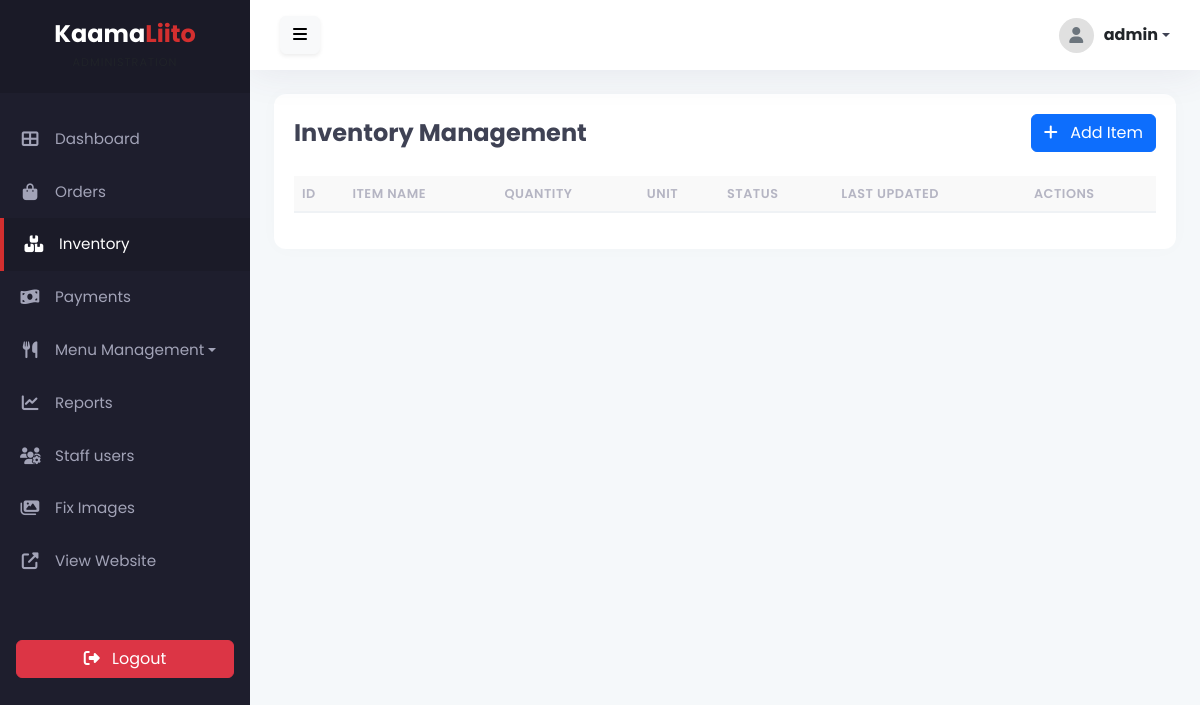
The page /admin/inventory.php (signed in) on the database as committed earlier.
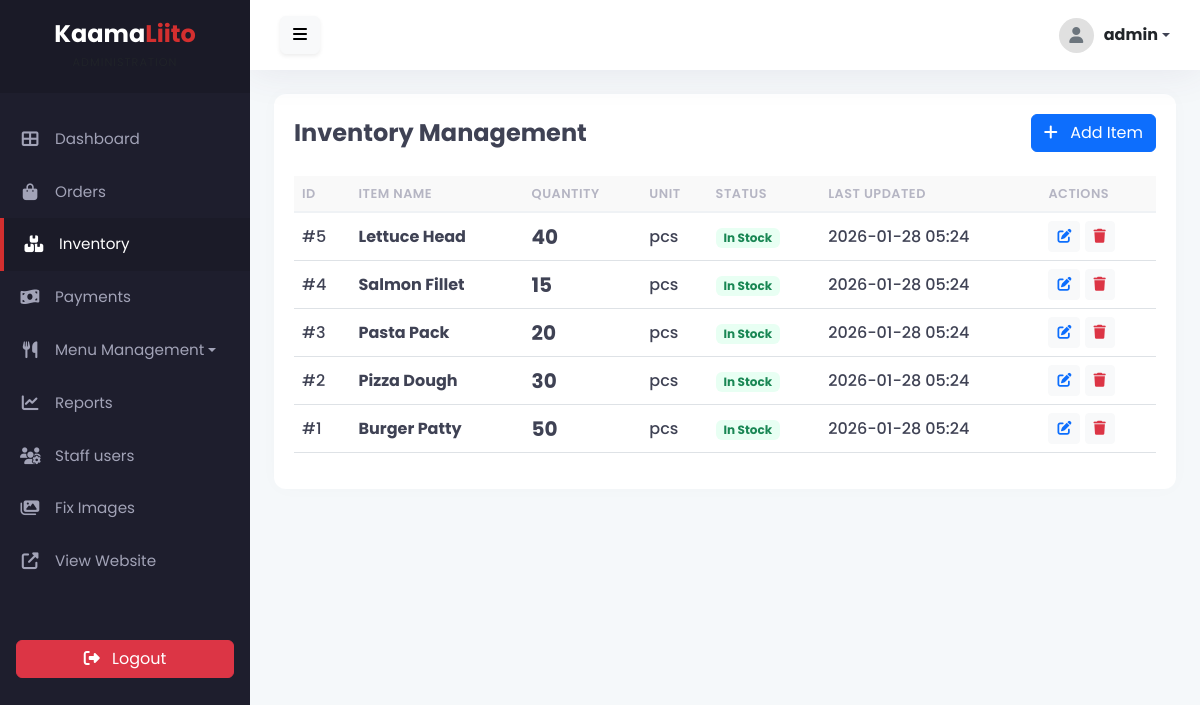
The same page on the database as committed later.
### tables this page shows
CREATE TABLE IF NOT EXISTS `inventory` (
  `id` int(11) NOT NULL AUTO_INCREMENT,
  `item_name` varchar(100) NOT NULL,
  `quantity` int(11) NOT NULL DEFAULT 0,
  `unit` varchar(20) NOT NULL DEFAULT 'pcs',  
  `min_threshold` int(11) NOT NULL DEFAULT 5,  
  `last_updated` timestamp NOT NULL DEFAULT current_timestamp() ON UPDATE current_timestamp(),
  PRIMARY KEY (`id`)
);

### admin/inventory.php (the view, shortened to what this page needs)
<?php
include("includes/header.php");
include("includes/sidebar.php");
include("includes/topbar.php");
?>
<div class="row">
    <div class="col-12">
        <div class="table-card">
            <div class="d-flex justify-content-between align-items-center mb-4">
                <h4 class="fw-bold mb-0">Inventory Management</h4>
                <a href="manage_inventory.php" class="btn btn-primary">
                    <i class="fas fa-plus me-2"></i> Add Item
                </a>
            </div>
            <div class="table-responsive">
                <table class="table table-hover align-middle">
                    <thead>
                        <tr>
                            <th>ID</th>
                            <th>Item Name</th>
                            <th>Quantity</th>
                            <th>Unit</th>
                            <th>Status</th>
                            <th>Last Updated</th>
                            <th>Actions</th>
                        </tr>
                    </thead>
                    <tbody>
                        <?php
                        $q = mysqli_query($conn, "SELECT * FROM inventory ORDER BY id DESC");
                        while($row=mysqli_fetch_assoc($q)){
                            $stock = $row['quantity'];
                            $min = $row['min_threshold'];
                        ?>
                        <tr>
                            <td>#<?= $row['id']; ?></td>
                            <td class="fw-bold"><?= $row['item_name']; ?></td>
                            <td>
                                <span class="fw-bold fs-5"><?= $stock; ?></span>
                            </td>
                            <td><?= $row['unit']; ?></td>
                            <td>
                                <?php if($stock <= $min) { ?>
                                    <span class="badge bg-light-danger text-danger">
                                        <i class="fas fa-exclamation-triangle me-1"></i> Low Stock
                                    </span>
                                <?php } else { ?>
                                    <span class="badge bg-light-success text-success">In Stock</span>
                                <?php } ?>
                            </td>
                            <td><?= date('Y-m-d H:i', strtotime($row['last_updated'])); ?></td>
                            <td>
                                <a href="manage_inventory.php?edit=<?= $row['id']; ?>" class="btn btn-sm btn-icon btn-light text-primary">
                                    <i class="fas fa-edit"></i>
                                </a>
                                <a href="inventory.php?delete=<?= $row['id']; ?>" class="btn btn-sm btn-icon btn-light text-danger" onclick="return confirm('Are you sure? This might affect orders!')">
                                    <i class="fas fa-trash"></i>
                                </a>
                            </td>
                        </tr>
                        <?php } ?>
                    </tbody>
                </table>
            </div>
        </div>
    </div>
</div>
<?php include("includes/footer.php"); ?>

### admin/includes/header.php (shortened to what this page needs)
<!DOCTYPE html>
<html lang="en">
<head>
    <link href="https://cdn.jsdelivr.net/npm/bootstrap@5.3.2/dist/css/bootstrap.min.css" rel="stylesheet">
    <link href="https://cdnjs.cloudflare.com/ajax/libs/font-awesome/6.5.1/css/all.min.css" rel="stylesheet">
    <link rel="stylesheet" href="css/admin.css">
</head>
<body>
    <div class="d-flex" id="wrapper">

### admin/includes/sidebar.php (shortened to what this page needs)
<?php
$current_page = basename($_SERVER['PHP_SELF']);
?>
<nav id="sidebar">
    <div class="sidebar-header">
        <h4 class="fw-bold mb-0">Kaama<span style="color:var(--admin-primary)">Liito</span></h4>
        <small class="text-muted" style="font-size:0.7rem; letter-spacing:1px;">ADMINISTRATION</small>
    </div>
    <ul class="list-unstyled components">
        <li class="<?= ($current_page == 'dashboard.php') ? 'active' : ''; ?>">
            <a href="dashboard.php">
                <i class="fas fa-th-large"></i> Dashboard
            </a>
        </li>
        <li class="<?= ($current_page == 'orders.php') ? 'active' : ''; ?>">
            <a href="orders.php">
                <i class="fas fa-shopping-bag"></i> Orders
            </a>
        </li>
        <li class="<?= ($current_page == 'inventory.php') ? 'active' : ''; ?>">
            <a href="inventory.php">
                <i class="fas fa-boxes"></i> Inventory
            </a>
        </li>
        <li class="<?= ($current_page == 'payments.php') ? 'active' : ''; ?>">
            <a href="payments.php">
                <i class="fas fa-money-bill-wave"></i> Payments
            </a>
        </li>
        <li class="<?= ($current_page == 'add_menu.php' || $current_page == 'view_menu.php') ? 'active' : ''; ?>">
            <a href="#menuSubmenu" data-bs-toggle="collapse" aria-expanded="false" class="dropdown-toggle">
                <i class="fas fa-utensils"></i> Menu Management
            </a>
        </li>
        <li class="<?= ($current_page == 'report.php') ? 'active' : ''; ?>">
            <a href="report.php">
                <i class="fas fa-chart-line"></i> Reports
            </a>
        </li>
        <li class="<?= ($current_page == 'staff.php') ? 'active' : ''; ?>">
            <a href="staff.php">
                <i class="fas fa-users-cog"></i> Staff users
            </a>
        </li>
        <li class="<?= ($current_page == 'fix_images_tool.php') ? 'active' : ''; ?>">
            <a href="fix_images_tool.php">
                <i class="fas fa-images"></i> Fix Images
            </a>
        </li>
        <li>
            <a href="../index.php" target="_blank">
                <i class="fas fa-external-link-alt"></i> View Website
            </a>
        </li>
    </ul>
    <div class="mt-auto p-3">
        <a href="../auth/logout.php" class="btn btn-danger w-100">
            <i class="fas fa-sign-out-alt me-2"></i> Logout
        </a>
    </div>
</nav>

### admin/includes/topbar.php (shortened to what this page needs)
<div id="content">
    <nav class="navbar navbar-expand-lg topbar mb-4">
        <button type="button" id="sidebarCollapse" class="btn btn-light shadow-sm">
            <i class="fas fa-bars"></i>
        </button>
        <div class="ms-auto d-flex align-items-center">
            <div class="dropdown">
                <a class="nav-link dropdown-toggle d-flex align-items-center" href="#" role="button" data-bs-toggle="dropdown">
                    <div style="width:35px; height:35px; background:#e0e0e0; border-radius:50%; display:flex; align-items:center; justify-content:center; margin-right:10px;">
                        <i class="fas fa-user text-secondary"></i>
                    </div>
                    <span class="fw-bold text-dark"><?= $_SESSION['user'] ?? 'Admin'; ?></span>
                </a>
            </div>
        </div>
    </nav>
    <div class="container-fluid px-4">

### admin/includes/footer.php (shortened to what this page needs)
    </div>
</div>
</div>
</body>
</html>

### admin/css/admin.css (style rules this page uses)
:root { --admin-primary: #D32F2F; --sidebar-bg: #1e1e2d; --sidebar-hover: #1b1b28; --header-height: 70px; --text-primary: #3f4254; }
body { background-color: #f5f8fa; font-family: 'Poppins', sans-serif; color: var(--text-primary); }
#sidebar { width: 250px; position: fixed; top: 0; left: 0; height: 100vh; background: var(--sidebar-bg); color: #fff; transition: all 0.3s; z-index: 999; }
#sidebar .sidebar-header { padding: 20px; background: #1a1a27; text-align: center; }
#sidebar ul.components { padding: 20px 0; }
#sidebar ul li a { padding: 15px 20px; font-size: 0.95em; display: block; color: #a2a3b7; text-decoration: none; transition: 0.3s; display: flex; align-items: center; }
#sidebar ul li a i { margin-right: 15px; width: 20px; text-align: center; font-size: 1.1em; }
#sidebar ul li a:hover, #sidebar ul li.active>a { color: #fff; background: var(--sidebar-hover); border-left: 4px solid var(--admin-primary); }
#content { width: calc(100% - 250px); margin-left: 250px; min-height: 100vh; transition: all 0.3s; }
.topbar { background: #fff; height: var(--header-height); box-shadow: 0 0 40px 0 rgba(82, 63, 105, 0.1); display: flex; justify-content: space-between; align-items: center; padding: 0 30px; }
.table-card { background: #fff; border-radius: 12px; box-shadow: 0 0 20px 0 rgba(76, 87, 125, 0.02); padding: 20px; }
.table thead th { background-color: #f9f9f9; font-weight: 600; color: #b5b5c3; text-transform: uppercase; font-size: 0.8rem; letter-spacing: 0.5px; border-bottom: 2px solid #eff2f5; }
.table tbody td { vertical-align: middle; color: #3f4254; font-weight: 500; }
.bg-light-success { background: #e8fff3; color: #50cd89; }

Rows that differ between the two databases and show on the page:
added inventory: id "5", item_name "Lettuce Head", quantity "40", unit "pcs", min_threshold "In Stock", last_updated "2026-01-28 05:24"
added inventory: id "4", item_name "Salmon Fillet", quantity "15", unit "pcs", min_threshold "In Stock", last_updated "2026-01-28 05:24"
added inventory: id "3", item_name "Pasta Pack", quantity "20", unit "pcs", min_threshold "In Stock", last_updated "2026-01-28 05:24"
added inventory: id "2", item_name "Pizza Dough", quantity "30", unit "pcs", min_threshold "In Stock", last_updated "2026-01-28 05:24"
added inventory: id "1", item_name "Burger Patty", quantity "50", unit "pcs", min_threshold "In Stock", last_updated "2026-01-28 05:24"
